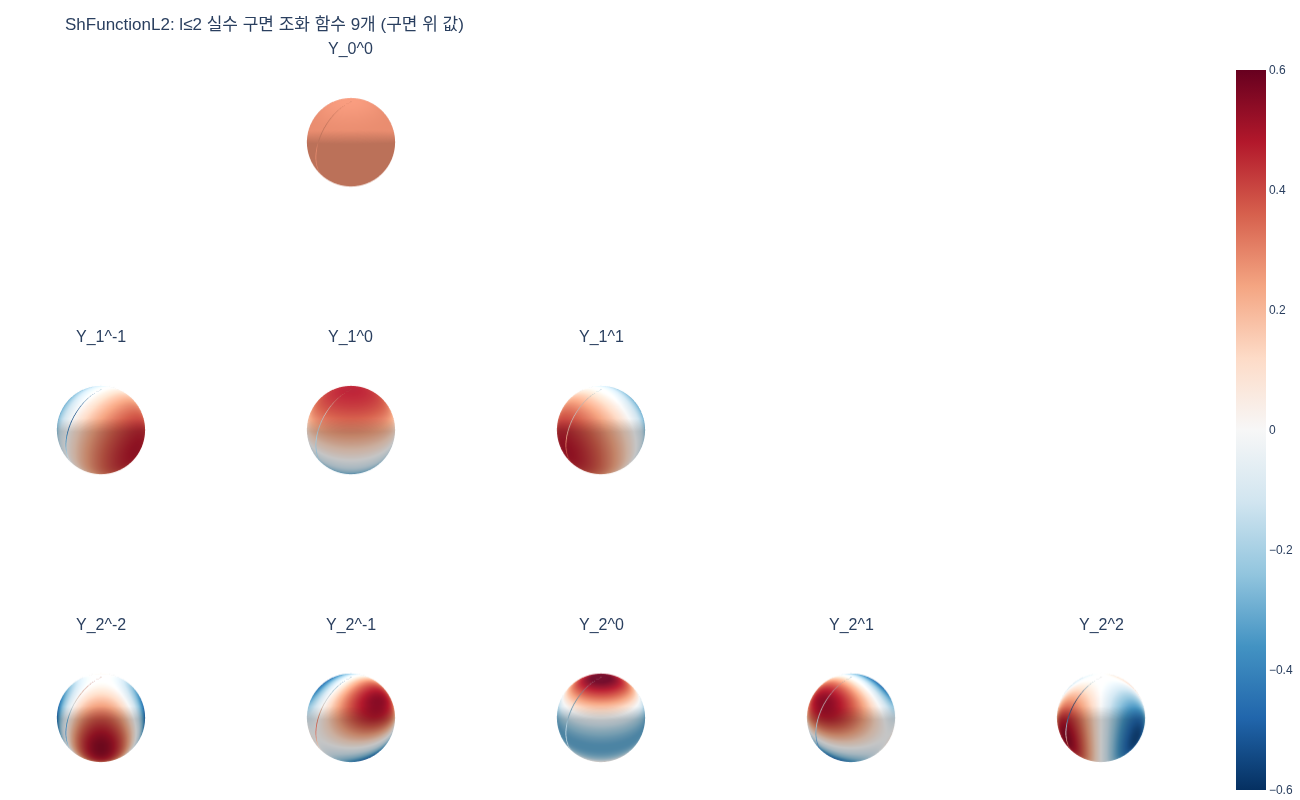

Source code (Python):
# %% [markdown]
# # `ShFunctionL2(float3 v, out float Y[9])` — 무엇을 계산하는가?
#
# 이 셰이더 함수는 **단위 방향 벡터 $\vec v=(x,y,z)$**에 대해
# 차수 $l \le 2$ 인 **실수 구면 조화 함수(real SH) 9개**의 값을 채운다.
#
# | idx | $y_l^m$ | 식 |
# |---|---|---|
# | 0 | $y_0^0$ | $0.282095$ |
# | 1 | $y_1^{-1}$ | $0.488603\,y$ |
# | 2 | $y_1^{0}$ | $0.488603\,z$ |
# | 3 | $y_1^{1}$ | $0.488603\,x$ |
# | 4 | $y_2^{-2}$ | $1.092548\,xy$ |
# | 5 | $y_2^{-1}$ | $1.092548\,yz$ |
# | 6 | $y_2^{0}$ | $0.315392\,(3z^2-1)$ |
# | 7 | $y_2^{1}$ | $1.092548\,xz$ |
# | 8 | $y_2^{2}$ | $0.546274\,(x^2-y^2)$ |
#
# 상수들은 정규화 계수다:
# $$0.282095=\tfrac{1}{2}\sqrt{\tfrac{1}{\pi}},\quad
# 0.488603=\tfrac{1}{2}\sqrt{\tfrac{3}{\pi}},\quad
# 1.092548=\tfrac{1}{2}\sqrt{\tfrac{15}{\pi}},\quad
# 0.315392=\tfrac{1}{4}\sqrt{\tfrac{5}{\pi}},\quad
# 0.546274=\tfrac{1}{4}\sqrt{\tfrac{15}{\pi}}$$
#
# 왜 9개만? Irradiance는 저주파 신호라 $l\le2$ 로도 오차가 1% 수준이므로,
# RGB × 9 = 27개 계수로 Irradiance Map을 근사할 수 있다.

# %%
# 필요 패키지: numpy, plotly, kaleido
import os
import numpy as np


def _show(fig):
    try:
        from IPython import get_ipython
        if get_ipython() is not None:  # VSCode 셀/Jupyter에서만 렌더링
            fig.show()
    except ImportError:
        pass


def ShFunctionL2(v):
    """HLSL ShFunctionL2 의 numpy 이식. v: (..., 3) 단위 벡터 -> (..., 9)"""
    x, y, z = v[..., 0], v[..., 1], v[..., 2]
    Y = np.empty(v.shape[:-1] + (9,))
    Y[..., 0] = 0.282095                              # Y_00
    Y[..., 1] = 0.488603 * y                          # Y_1-1
    Y[..., 2] = 0.488603 * z                          # Y_10
    Y[..., 3] = 0.488603 * x                          # Y_11
    Y[..., 4] = 1.092548 * x * y                      # Y_2-2
    Y[..., 5] = 1.092548 * y * z                      # Y_2-1
    Y[..., 6] = 0.315392 * (3.0 * z * z - 1.0)        # Y_20
    Y[..., 7] = 1.092548 * x * z                      # Y_21
    Y[..., 8] = 0.546274 * (x * x - y * y)            # Y_22
    return Y


# %% [markdown]
# ## 1단계: 상수가 정말 정규화 계수인지 확인

# %%
consts = {
    "0.282095": 0.5 * np.sqrt(1 / np.pi),
    "0.488603": 0.5 * np.sqrt(3 / np.pi),
    "1.092548": 0.5 * np.sqrt(15 / np.pi),
    "0.315392": 0.25 * np.sqrt(5 / np.pi),
    "0.546274": 0.25 * np.sqrt(15 / np.pi),
}
for k, val in consts.items():
    print(f"{k} ≈ {val:.6f}")
# 출력:
# 0.282095 ≈ 0.282095
# 0.488603 ≈ 0.488603
# 1.092548 ≈ 1.092548
# 0.315392 ≈ 0.315392
# 0.546274 ≈ 0.546274

# %% [markdown]
# ## 2단계: 몇 개 방향에 대해 직접 호출해 보기
# +z 방향에서는 $y_1^0$, $y_2^0$ 만 살아있고, x/y 성분이 0이므로 나머지 홀수항은 0이다.

# %%
np.set_printoptions(precision=4, suppress=True)
for name, v in [("+z", [0, 0, 1]), ("+x", [1, 0, 0]),
                ("(1,1,1)/√3", np.array([1, 1, 1]) / np.sqrt(3))]:
    print(f"v={name:>10}: Y =", ShFunctionL2(np.asarray(v, float)))
# 출력:
# v=        +z: Y = [0.2821 0.     0.4886 0.     0.     0.     0.6308 0.     0.    ]
# v=        +x: Y = [0.2821 0.     0.     0.4886 0.     0.     -0.3154 0.     0.5463]
# v=(1,1,1)/√3: Y = [0.2821 0.2821 0.2821 0.2821 0.3642 0.3642 0.     0.3642 0.    ]

# %% [markdown]
# ## 3단계: 정규직교성 검증
# 구면 위에서 $\int y_i\,y_j\,d\omega=\delta_{ij}$ 이어야 한다.
# 원문의 컴퓨트 셰이더처럼 $(\theta,\phi)$ 격자에 $\sin\theta$ 가중치를 곱해 수치 적분한다.

# %%
n1, n2 = 256, 128
phi = (np.arange(n1) + 0.5) * 2 * np.pi / n1
theta = (np.arange(n2) + 0.5) * np.pi / n2
TH, PH = np.meshgrid(theta, phi, indexing="ij")
dirs = np.stack([np.sin(TH) * np.cos(PH), np.sin(TH) * np.sin(PH), np.cos(TH)], -1)
Y = ShFunctionL2(dirs).reshape(-1, 9)
w = (np.sin(TH) * (2 * np.pi / n1) * (np.pi / n2)).reshape(-1)
gram = (Y * w[:, None]).T @ Y
print("Gram 행렬 (≈ 단위행렬):")
print(gram)
print("최대 오차 |G - I| =", np.abs(gram - np.eye(9)).max())
# 출력:
# Gram 행렬 (≈ 단위행렬):
# [[ 1.  0.  0.  0.  0.  0.  0.  0.  0.]
#  [ 0.  1.  0.  0.  0.  0.  0.  0.  0.]
#  ... (대각 ≈1, 비대각 ≈0, 최대 1e-4 수준 이산화 오차)
# 최대 오차 |G - I| = 0.000128

# %% [markdown]
# ## 4단계: 원문 컴퓨트 셰이더처럼 $L_{lm}$ 투영 → 재구성
# 간단한 "하늘은 밝고 땅은 어두운" 환경광 $L(\vec n)=\max(0,n_z)$ 을 9개 계수로 투영하고
# 다시 $\sum_i L_i\,y_i(\vec n)$ 으로 복원해 얼마나 잘 맞는지 본다.

# %%
L = np.clip(dirs[..., 2], 0, None).reshape(-1)           # radiance
coeffs = (Y * (L * w)[:, None]).sum(0)                    # L_lm = Σ L y sinθ dθdφ
recon = Y @ coeffs
print("계수 L_lm:", coeffs)
print("복원 RMS 오차:", np.sqrt(np.mean((recon - L) ** 2)))
# 출력:
# 계수 L_lm: [ 0.8863 -0.      1.0234 -0.     -0.     -0.      0.4955 -0.     -0.    ]
# 복원 RMS 오차: 0.0388

# %% [markdown]
# ## 5단계: 시각화 — 9개 기저함수를 구면 위에 그리기
# 각 소구면의 색이 $y_l^m(\vec n)$ 값(빨강 +, 파랑 −)이다. 행: $l=0,1,2$.

# %%
import plotly.graph_objects as go
from plotly.subplots import make_subplots

labels = ["Y_0^0", "Y_1^-1", "Y_1^0", "Y_1^1", "Y_2^-2", "Y_2^-1", "Y_2^0", "Y_2^1", "Y_2^2"]
positions = {0: (1, 2), 1: (2, 1), 2: (2, 2), 3: (2, 3),
             4: (3, 1), 5: (3, 2), 6: (3, 3), 7: (3, 4), 8: (3, 5)}
fig = make_subplots(rows=3, cols=5, specs=[[{"type": "surface"}] * 5] * 3,
                    subplot_titles=[labels[i] if (r, c) in positions.values() else ""
                                    for r in range(1, 4) for c in range(1, 6)
                                    for i in [next((k for k, p in positions.items() if p == (r, c)), 0)]])
Ysph = ShFunctionL2(dirs)
for i in range(9):
    r, c = positions[i]
    fig.add_trace(go.Surface(x=dirs[..., 0], y=dirs[..., 1], z=dirs[..., 2],
                             surfacecolor=Ysph[..., i], colorscale="RdBu_r",
                             cmin=-0.6, cmax=0.6, showscale=(i == 8)), row=r, col=c)
fig.update_layout(title="ShFunctionL2: l≤2 실수 구면 조화 함수 9개 (구면 위 값)",
                  height=800, width=1300, margin=dict(l=0, r=0, t=60, b=0))
fig.update_scenes(xaxis_visible=False, yaxis_visible=False, zaxis_visible=False,
                  aspectmode="cube")
_show(fig)
out = os.path.join(os.path.dirname(os.path.abspath(__file__)) if "__file__" in dir() else ".", "expy.png")
fig.write_image(out, scale=1)
print("saved", out)
# 출력: saved .../expy.png
